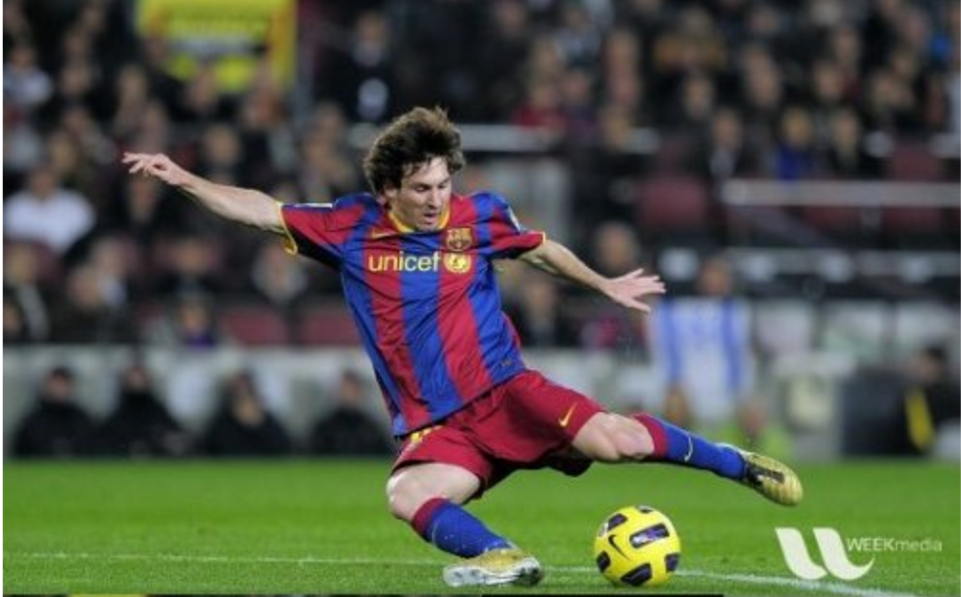
#> input picture resources/lab8/messi5.png, 961 x 597 px
$ jupyter execute lab8.ipynb   (shell and % lines are left out)   (text cells are left out)
#> lines starting #> are read from the running program, lines starting #| are printed output that depends on the picture
[cell 1]
import numpy as np
import cv2 as cv
import matplotlib.pyplot as plt

[cell 2]
def snow_image(img):
    plt.figure(figsize=(8, 8))  # Опционально: задаём размер окна
    plt.imshow(img, cmap='gray')  # cmap='gray' для отображения в градациях серого
    plt.axis('off')  # Убираем оси для более чистого отображения
    plt.show()  # Отображаем изображение

def snow_image(title, img):
    plt.figure(figsize=(8, 8))  # Опционально: задаём размер окна
    plt.imshow(img, cmap='gray')  # cmap='gray' для отображения в градациях серого
    plt.title(title)  # Устанавливаем заголовок
    plt.axis('off')  # Убираем оси для более чистого отображения
    plt.show()  # Отображаем изображение

[cell 3]

# Create a black image
img = np.zeros((512,512,3), np.uint8)

# Draw a diagonal blue line with thickness of 5 px
cv.line(img,(0,0),(511,511),(255,0,0),5)
cv.rectangle(img,(384,0),(510,128),(0,255,0),3)
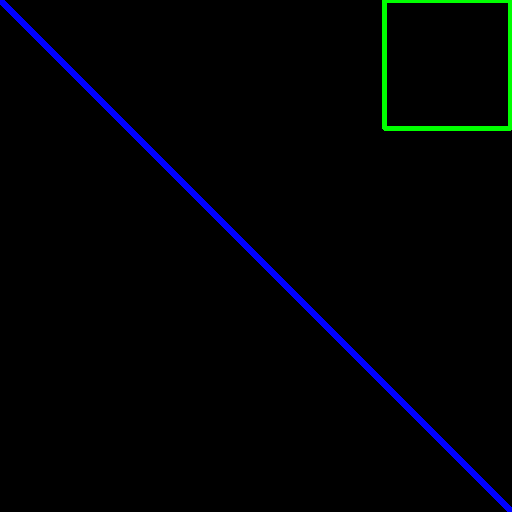
#> img: shape (512, 512, 3); mean of channels 0, 1, 2 4.5, 2.1, 0; drawn as B, G, R
cv.circle(img,(447,63), 63, (0,0,255), -1)
cv.ellipse(img,(256,256),(100,50),0,0,180,255,-1)
pts = np.array([[10,5],[20,30],[70,20],[50,10]], np.int32)
pts = pts.reshape((-1,1,2))
cv.polylines(img,[pts],True,(0,255,255))
font = cv.FONT_HERSHEY_SIMPLEX
cv.putText(img,'OpenCV',(10,500), font, 4,(255,255,255),2,cv.LINE_AA)

font = cv.FONT_HERSHEY_SIMPLEX
cv.putText(img,'OpenCV',(10,500), font, 4,(255,255,255),2,cv.LINE_AA)
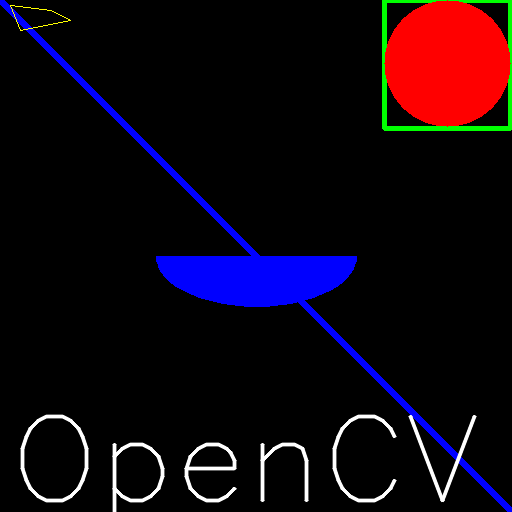
#> img: shape (512, 512, 3); mean of channels 0, 1, 2 16.1, 6.3, 16.5; drawn as B, G, R


snow_image('img', img)

cv.waitKey()
cv.destroyAllWindows()

[cell 4]
e1 = cv.getTickCount()
# your code execution
e2 = cv.getTickCount()
time = (e2 - e1)/ cv.getTickFrequency()

[cell 5]
img1 = cv.imread('resources/lab8/messi5.png')
#> img1 is the input picture: shape (597, 961, 3); mean B, G, R 72.5, 85.8, 82.1
assert img1 is not None, "file could not be read, check with os.path.exists()"
e1 = cv.getTickCount()
for i in range(5,49,2):
    img1 = cv.medianBlur(img1,i)
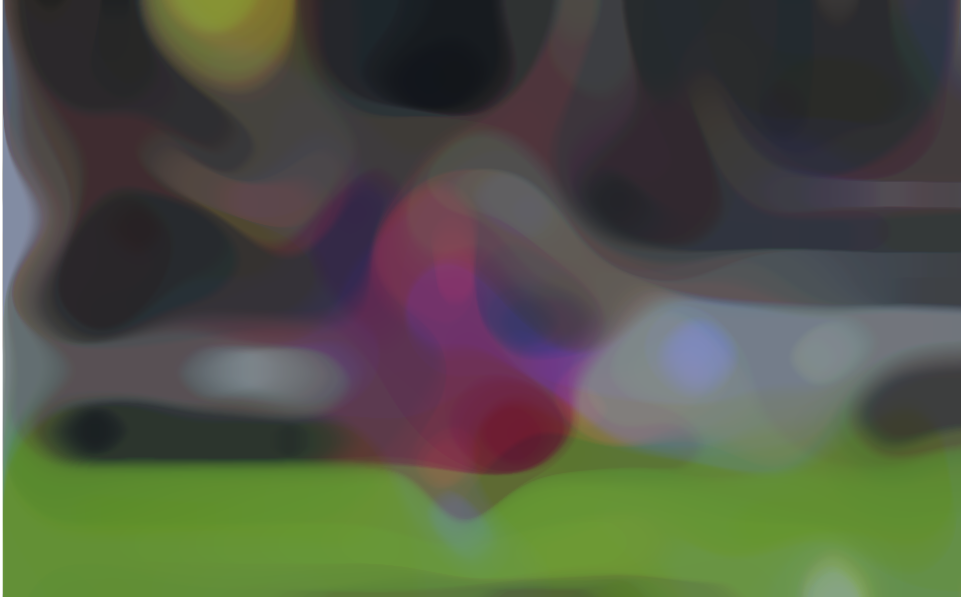
#> img1: shape (597, 961, 3); mean B, G, R 68.4, 84.1, 79.6
e2 = cv.getTickCount()
t = (e2 - e1)/cv.getTickFrequency()
print( t )

[cell 6]
cv.useOptimized()
True

[cell 7]
res = cv.medianBlur(img1,49)

[cell 8]
cv.setUseOptimized(False)

[cell 9]
cv.useOptimized()
False

[cell 10]
res = cv.medianBlur(img1,49)

[cell 11]
x = 5

[cell 12]
y=x**2

[cell 13]
y=x*x

[cell 14]
z = np.uint8([5])

[cell 15]
y=z*z

[cell 16]
y=np.square(z)

[cell 17]
gray = cv.cvtColor(img1, cv.COLOR_BGR2GRAY)
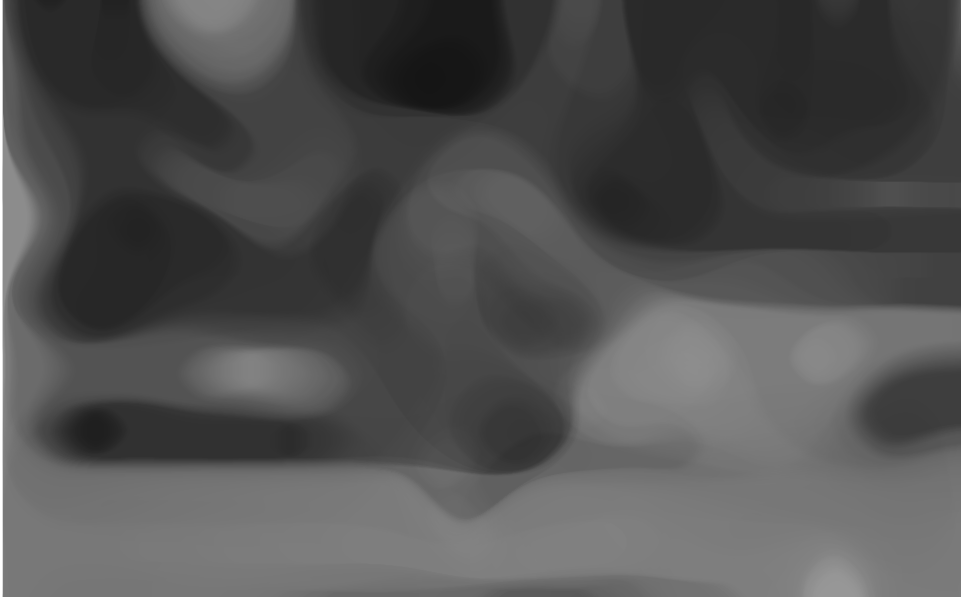
#> gray: shape (597, 961); min 21, max 255, mean 81

[cell 18]
z = cv.countNonZero(gray)
#> z = 573717

[cell 19]
z = np.count_nonzero(gray)

[cell 20]
cap = cv.VideoCapture(0)
if not cap.isOpened():
    print("Cannot open camera")
    exit()
while True:
    # Capture frame-by-frame
    ret, frame = cap.read()
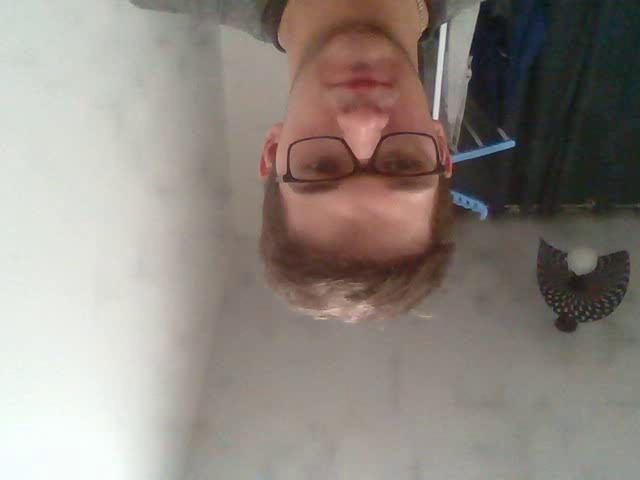
#> input picture frame 0 of output.avi, 640 x 480 px, given in place of the camera
#> frame is the input picture: shape (480, 640, 3); mean B, G, R 129.5, 136.2, 144

    # if frame is read correctly ret is True
    if not ret:
        print("Can't receive frame (stream end?). Exiting ...")
        break
    # Our operations on the frame come here
    gray = cv.cvtColor(frame, cv.COLOR_BGR2GRAY)
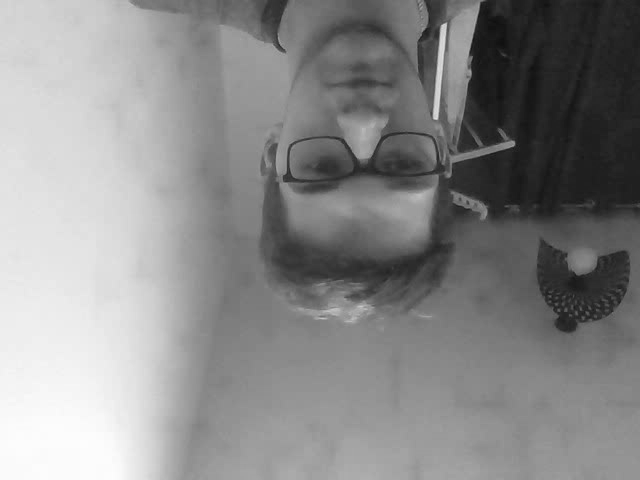
#> gray: shape (480, 640); min 15, max 253, mean 137.8
    # Display the resulting frame
    cv.imshow('frame', gray)
    if cv.waitKey(1) == ord('q'):
#> (key q is pressed here)
        break

# When everything done, release the capture
cap.release()
cv.destroyAllWindows()

[cell 21]
import numpy as np
import cv2 as cv

cap = cv.VideoCapture('output.avi')

while cap.isOpened():
    ret, frame = cap.read()

    # if frame is read correctly ret is True
    if not ret:
        print("Can't receive frame (stream end?). Exiting ...")
        break
    gray = cv.cvtColor(frame, cv.COLOR_BGR2GRAY)

    cv.imshow('frame', gray)
    if cv.waitKey(1) == ord('q'):
#> (key q is pressed here)
        break

cap.release()
cv.destroyAllWindows()

[cell 22]
import numpy as np
import cv2 as cv

cap = cv.VideoCapture(0)

# Define the codec and create VideoWriter object
fourcc = cv.VideoWriter_fourcc(*'XVID')
out = cv.VideoWriter('output.avi', fourcc, 20.0, (640,  480))

while cap.isOpened():
    ret, frame = cap.read()
    if not ret:
        print("Can't receive frame (stream end?). Exiting ...")
        break
    frame = cv.flip(frame, 0)
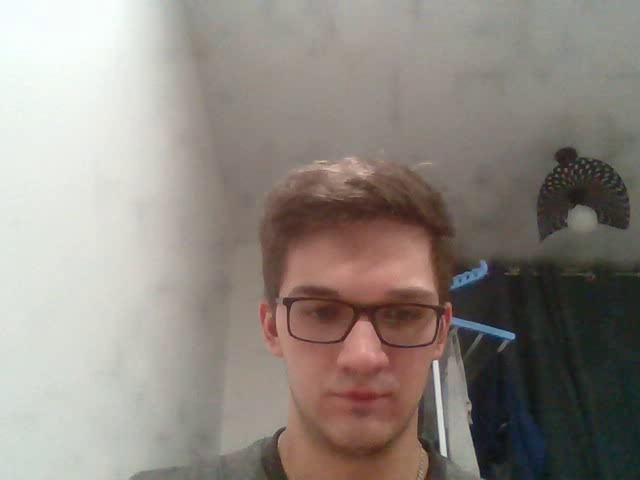
#> frame: shape (480, 640, 3); mean B, G, R 129.5, 136.2, 144

    # write the flipped frame
    out.write(frame)

    cv.imshow('frame', frame)
    if cv.waitKey(1) == ord('q'):
#> (key q is pressed here)
        break

# Release everything if job is finished
cap.release()
out.release()
cv.destroyAllWindows()
